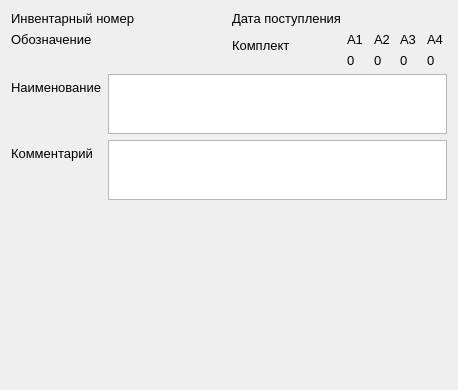
<?xml version="1.0" encoding="UTF-8"?>
<ui version="4.0">
 <class>CardViewForm</class>
 <widget class="QWidget" name="CardViewForm">
  <property name="geometry">
   <rect>
    <x>0</x>
    <y>0</y>
    <width>458</width>
    <height>390</height>
   </rect>
  </property>
  <property name="windowTitle">
   <string>Form</string>
  </property>
  <layout class="QGridLayout" name="gridLayout">
   <item row="0" column="0">
    <layout class="QVBoxLayout" name="verticalLayout_2">
     <item>
      <layout class="QHBoxLayout" name="horizontalLayout_3">
       <item>
        <layout class="QFormLayout" name="formLayout_2">
         <item row="0" column="0">
          <widget class="QLabel" name="labelInventoryNumber">
           <property name="font">
            <font>
             <pointsize>10</pointsize>
            </font>
           </property>
           <property name="text">
            <string>Инвентарный номер</string>
           </property>
          </widget>
         </item>
         <item row="0" column="1">
          <widget class="QLabel" name="labelInventoryNumberValue">
           <property name="minimumSize">
            <size>
             <width>50</width>
             <height>0</height>
            </size>
           </property>
           <property name="font">
            <font>
             <pointsize>10</pointsize>
            </font>
           </property>
           <property name="text">
            <string/>
           </property>
           <property name="alignment">
            <set>Qt::AlignCenter</set>
           </property>
          </widget>
         </item>
         <item row="1" column="0">
          <widget class="QLabel" name="labelDesignation">
           <property name="font">
            <font>
             <pointsize>10</pointsize>
            </font>
           </property>
           <property name="text">
            <string>Обозначение</string>
           </property>
          </widget>
         </item>
         <item row="1" column="1">
          <widget class="QLabel" name="labelDesignationValue">
           <property name="minimumSize">
            <size>
             <width>50</width>
             <height>0</height>
            </size>
           </property>
           <property name="font">
            <font>
             <pointsize>10</pointsize>
            </font>
           </property>
           <property name="text">
            <string/>
           </property>
           <property name="alignment">
            <set>Qt::AlignCenter</set>
           </property>
          </widget>
         </item>
        </layout>
       </item>
       <item>
        <layout class="QFormLayout" name="formLayout">
         <item row="0" column="0">
          <widget class="QLabel" name="labelReceiptDate">
           <property name="font">
            <font>
             <pointsize>10</pointsize>
            </font>
           </property>
           <property name="text">
            <string>Дата поступления</string>
           </property>
          </widget>
         </item>
         <item row="0" column="1">
          <widget class="QLabel" name="labelReceiptDateValue">
           <property name="font">
            <font>
             <pointsize>10</pointsize>
            </font>
           </property>
           <property name="text">
            <string/>
           </property>
           <property name="alignment">
            <set>Qt::AlignCenter</set>
           </property>
          </widget>
         </item>
         <item row="1" column="0">
          <widget class="QLabel" name="labelKit">
           <property name="font">
            <font>
             <pointsize>10</pointsize>
            </font>
           </property>
           <property name="text">
            <string>Комплект</string>
           </property>
          </widget>
         </item>
         <item row="1" column="1">
          <layout class="QVBoxLayout" name="verticalLayout">
           <item>
            <layout class="QHBoxLayout" name="horizontalLayout">
             <item>
              <widget class="QLabel" name="labelKitA1">
               <property name="font">
                <font>
                 <pointsize>10</pointsize>
                </font>
               </property>
               <property name="text">
                <string>А1</string>
               </property>
              </widget>
             </item>
             <item>
              <widget class="QLabel" name="labelKitA2">
               <property name="font">
                <font>
                 <pointsize>10</pointsize>
                </font>
               </property>
               <property name="text">
                <string>А2</string>
               </property>
              </widget>
             </item>
             <item>
              <widget class="QLabel" name="labelKitA3">
               <property name="font">
                <font>
                 <pointsize>10</pointsize>
                </font>
               </property>
               <property name="text">
                <string>А3</string>
               </property>
              </widget>
             </item>
             <item>
              <widget class="QLabel" name="labelKitA4">
               <property name="font">
                <font>
                 <pointsize>10</pointsize>
                </font>
               </property>
               <property name="text">
                <string>А4</string>
               </property>
              </widget>
             </item>
            </layout>
           </item>
           <item>
            <layout class="QHBoxLayout" name="horizontalLayout_2">
             <item>
              <widget class="QLabel" name="labelKitA1Value">
               <property name="font">
                <font>
                 <pointsize>10</pointsize>
                </font>
               </property>
               <property name="text">
                <string>0</string>
               </property>
              </widget>
             </item>
             <item>
              <widget class="QLabel" name="labelKitA2Value">
               <property name="font">
                <font>
                 <pointsize>10</pointsize>
                </font>
               </property>
               <property name="text">
                <string>0</string>
               </property>
              </widget>
             </item>
             <item>
              <widget class="QLabel" name="labelKitA3Value">
               <property name="font">
                <font>
                 <pointsize>10</pointsize>
                </font>
               </property>
               <property name="text">
                <string>0</string>
               </property>
              </widget>
             </item>
             <item>
              <widget class="QLabel" name="labelKitA4Value">
               <property name="font">
                <font>
                 <pointsize>10</pointsize>
                </font>
               </property>
               <property name="text">
                <string>0</string>
               </property>
              </widget>
             </item>
            </layout>
           </item>
          </layout>
         </item>
        </layout>
       </item>
      </layout>
     </item>
     <item>
      <layout class="QFormLayout" name="formLayout_3">
       <item row="0" column="0">
        <widget class="QLabel" name="labelName">
         <property name="font">
          <font>
           <pointsize>10</pointsize>
          </font>
         </property>
         <property name="text">
          <string>Наименование</string>
         </property>
        </widget>
       </item>
       <item row="1" column="0">
        <widget class="QLabel" name="labelComment">
         <property name="font">
          <font>
           <pointsize>10</pointsize>
          </font>
         </property>
         <property name="text">
          <string>Комментарий</string>
         </property>
        </widget>
       </item>
       <item row="1" column="1">
        <widget class="QTextBrowser" name="textBrowserCommentValue">
         <property name="maximumSize">
          <size>
           <width>16777215</width>
           <height>60</height>
          </size>
         </property>
         <property name="font">
          <font>
           <pointsize>10</pointsize>
          </font>
         </property>
        </widget>
       </item>
       <item row="0" column="1">
        <widget class="QTextBrowser" name="textBrowserNameValue">
         <property name="maximumSize">
          <size>
           <width>16777215</width>
           <height>60</height>
          </size>
         </property>
         <property name="font">
          <font>
           <pointsize>10</pointsize>
          </font>
         </property>
        </widget>
       </item>
      </layout>
     </item>
    </layout>
   </item>
   <item row="1" column="0">
    <spacer name="verticalSpacer">
     <property name="orientation">
      <enum>Qt::Vertical</enum>
     </property>
     <property name="sizeHint" stdset="0">
      <size>
       <width>20</width>
       <height>40</height>
      </size>
     </property>
    </spacer>
   </item>
  </layout>
 </widget>
 <resources/>
 <connections/>
</ui>
